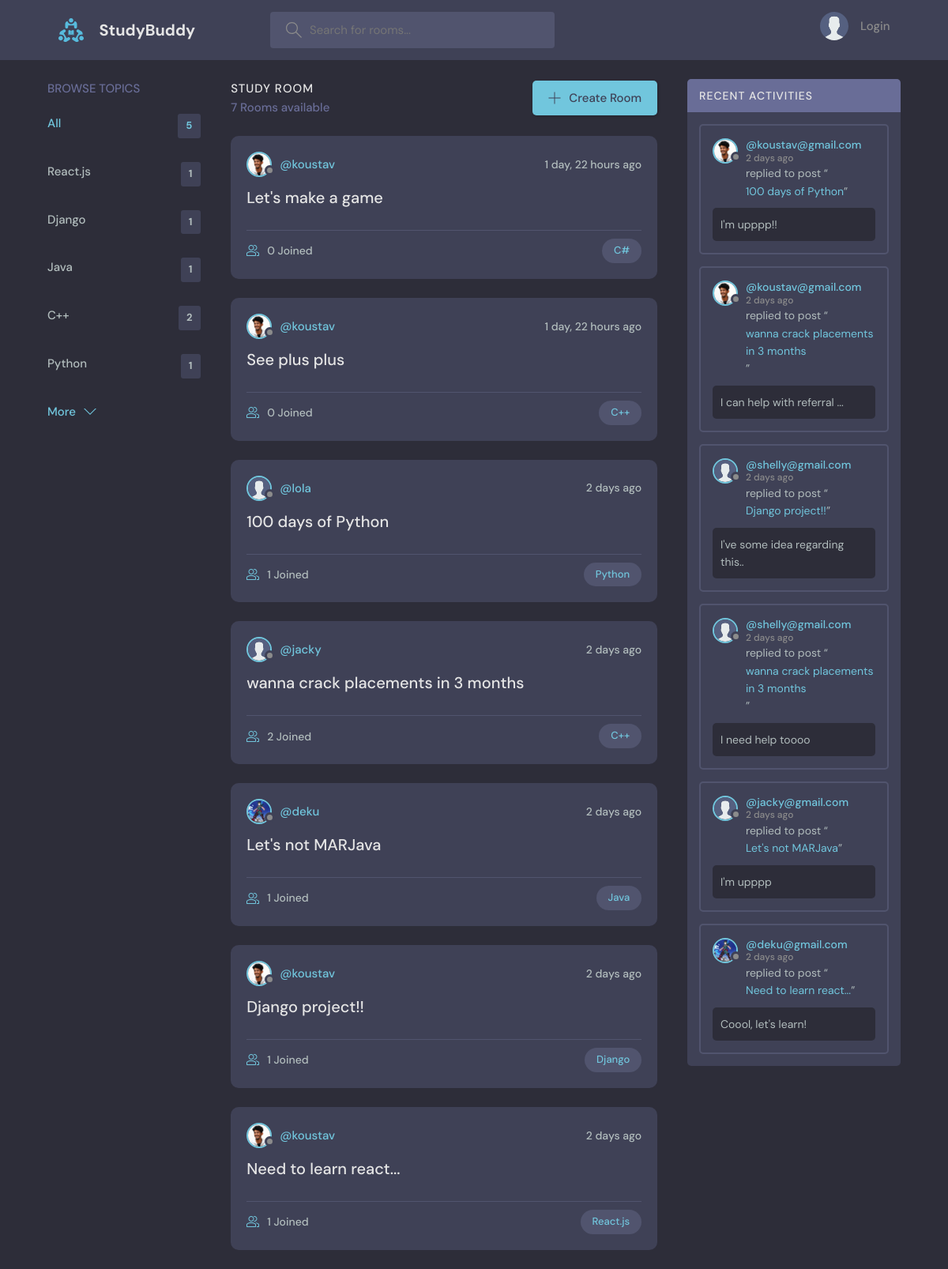
The page / on the database its author committed.
### base/models.py (models this page shows, shortened)
class Topic(models.Model):
    name = models.CharField(max_length=200)

class Room(models.Model):
    host = models.ForeignKey(User, on_delete=models.SET_NULL, null=True)
    topic = models.ForeignKey(Topic, on_delete=models.SET_NULL, null=True)
    '''
    NOTE:
    a topic can have multiple rooms, but a room will only have a single topic.
    if a topic is deleted, we want it to be null. Thus we've used models.SET_NULL.
    So while using models.SET_NULL, we need to add the null=True in code so that the db allows it.
    '''
    '''
    NOTE:
    As we've added the Topic class code above this Room class, we added the Topic name in the .ForeignKey() method
    without any quotes.
    If we had written the same Topic class code beneath the Room class, we had to quote the
    Topic inside the .ForeignKey() method.
    '''
    name = models.CharField(max_length=200)
    description = models.TextField(null=True, blank=True)
    participants = models.ManyToManyField(User, related_name='participants', blank=True)
    updated = models.DateTimeField(auto_now=True)  # this will take a snap of the time whenever this model/table was updated.
    created = models.DateTimeField(auto_now_add=True)
    class Meta:
        ordering = ['-updated', '-created']
    def __str__(self):
        return self.name

class User(AbstractUser):
    name = models.CharField(max_length=200, null=True)
    username = models.CharField(max_length=50, null=False, unique=True)
    email = models.EmailField(unique=True, null=True)
    bio = models.TextField(null=True, blank=True)
    avatar = models.ImageField(null=True, default="avatar.svg")
    USERNAME_FIELD = 'email'
    REQUIRED_FIELDS = []

class Message(models.Model):
    user = models.ForeignKey(User, on_delete=models.CASCADE)
    room = models.ForeignKey(Room, on_delete=models.CASCADE)
    '''
    NOTE:
    here we've created a one=to-many relationship. Where a single Room can have multiple messages.
    For that we need to use this .ForeignKey() method to specify, that Room is the parent model, and
    this mdoel, Message, will show its messages.
    on_delete = models.CASCADE, means that all the messages will be deleted if the parent class(Room) has
    been deleted.
    '''
    body = models.TextField()
    updated = models.DateTimeField(auto_now=True)
    created = models.DateTimeField(auto_now_add=True)
    class Meta:
        ordering = ['-updated', '-created']
    '''
    NOTE:
    when we're adding values, we want to see the newest one as the first one. And for that we made this class.
    we're ordering them by specifying the updated and created in the list. And based on the first item of the list
    ordering will be prioritized. So if we want to see the oldest one as first, we can keep created as first element.

    In the list we've wrote them names with a '-' in front of them.. it makes the order reverse.
    '''

### base/views.py (the view)
# urls.py: path('', views.home, name='home'),
def home(request):
    q = request.GET.get('q') if request.GET.get('q') != None else ''
    '''
    NOTE:
    q = request.GET.get('q') --- this part is to get whatever is passed through  the link.
    now if we only keep this, then while "All" filter is used, none of the rooms will be shown as every room has their specifig tag.
    That's why we added this if-else statement "if request.GET.get('q') != None else ''" --- so that if the filter is "All"
    then all of the rooms will be shown, otherwise based on the filter rooms will be shown.

    Also while using the filter() we gave the argument name as, "topic__name__icontains" === where the __icontains part helps us
    to do a case insensitive search for all records that have the value "Py" in the lastname column, where q = Py.
    So if we have searched like writing only "Py" instead of full "Python", then based on the search it'll match whatever is the closesest
    match to it and show that to us.

    NOTE:
    The "icontains" lookup is used to get records that contains a specified value.

    The "icontains" lookup is case insensitive.

    For a case sensitive search, use the "contains" lookup.
    '''
    rooms = Room.objects.filter(
        Q(topic__name__icontains=q) |
        Q(name__icontains = q) |
        Q(description__icontains = q)
        )
    '''
    NOTE:
    Q() --- this is also a lookup method in django like __icontains.
    Let's say we don't want to search through the topic, instead we want to search with the name,
    then we cannot do that.
    That's why to make the search/filter more dynamic we use the Q() to filter with whaterver value we pass.
    And thus while using Q() we can either use it with multiple filters separately by using "or"
    or we can use "and" to use multiple filters at once.
    '''
    room_count = rooms.count()
    topics = Topic.objects.all()[0:5]
    room_messages = Message.objects.filter(Q(room__topic__name__icontains=q))
    '''
    NOTE:
    Here by doing "Message.objects.all()" --- we're getting all the messages, but we can also use filter here
    to show only our friends messages/ comments. We can do it by using a filter() method.

    UPDATE:
    now the all() is changed to filter() method with the Q-lookup method, which makes it filter the feed based upon the topics
    we choose form the topics bar.

    However we can also filter it to show our friends' messages only.
    '''
    context = {'rooms': rooms, 'topics': topics, "room_count": room_count,
                "room_messages": room_messages}
    return render(request, 'base/home.html', context)

### base/templates/base/home.html (shortened to what this page needs)
{% extends 'main.html' %}
{% block content %}
    <main class="layout layout--3">
      <div class="container">
        {% include 'base/topics_component.html' %}
        <div class="roomList">
          <div class="roomList__header">
            <div>
              <h2>Study Room</h2>
              <p>{{room_count}} Rooms available</p>
            </div>
            <a class="btn btn--main" href="{% url 'create-room' %}">
              <svg version="1.1" xmlns="http://www.w3.org/2000/svg" width="32" height="32" viewBox="0 0 32 32">
                <title>add</title>
                <path
                  d="M16.943 0.943h-1.885v14.115h-14.115v1.885h14.115v14.115h1.885v-14.115h14.115v-1.885h-14.115v-14.115z"
                ></path>
              </svg>
              Create Room
            </a>
          </div>
          {% include 'base/feed_component.html' %}
        </div>
        <div>
        {% include 'base/activity_component.html' %}
        </div>
      </div>
    </main>
{% endblock %}

### base/templates/base/topics_component.html
<div class="topics">
    <div class="topics__header">
      <h2>Browse Topics</h2>
    </div>
    <ul class="topics__list">
      <li>
        <a href="{% url 'home' %}" class="active">All <span>{{topics.count}}</span></a>
      </li>
      {% for topic in topics %}
      <li>
        <a href="{% url 'home' %}?q={{topic.name}}">{{topic.name}}<span>{{topic.room_set.all.count}}</span></a>
      </li>
      {% endfor %}
    </ul>
    <a class="btn btn--link" href="{% url 'topics' %}">
      More
      <svg version="1.1" xmlns="http://www.w3.org/2000/svg" width="32" height="32" viewBox="0 0 32 32">
        <title>chevron-down</title>
        <path d="M16 21l-13-13h-3l16 16 16-16h-3l-13 13z"></path>
      </svg>
    </a>
  </div>

### base/templates/base/feed_component.html (shortened to what this page needs)
{% for room in rooms %}
    <div class="roomListRoom">
        <div class="roomListRoom__header">
        <a href="{% url 'user-profile' room.host.id %}" class="roomListRoom__author">
            <div class="avatar avatar--small">
            <img src="{{room.host.avatar.url}}" />
            </div>
            <span>@{{room.host.username}}</span>
        </a>
        <div class="roomListRoom__actions">
            <span>{{room.created|timesince}} ago</span>
        </div>
        </div>
        <div class="roomListRoom__content">
        <a href="{% url 'room' room.id %}">{{room.name}}</a>
        </div>
        <div class="roomListRoom__meta">
        <a href="{% url 'room' room.id %}" class="roomListRoom__joined">
            {{room.participants.all.count}} Joined
        </a>
        <a href="{% url 'home' %}?q={{room.topic.name}}"><p class="roomListRoom__topic">{{room.topic.name}}</p></a>
        </div>
    </div>
{% endfor %}

### base/templates/base/activity_component.html (shortened to what this page needs)
    <div class="activities">
        <div class="activities__header">
        <h2>Recent Activities</h2>
        </div>
        {% for message in room_messages %}
        <div class="activities__box">
        <div class="activities__boxHeader roomListRoom__header">
            <a href="{% url 'user-profile' message.user.id %}" class="roomListRoom__author">
            <div class="avatar avatar--small">
                <img src="{{message.user.avatar.url}}" />
            </div>
            <p>
                @{{message.user}}
                <span>{{message.created|timesince}} ago</span>
            </p>
            </a>
        </div>
        <div class="activities__boxContent">
            <p>replied to post “<a href="{% url 'room' message.room.id %}">{{message.room}}</a>”</p>
            <div class="activities__boxRoomContent">
                {{message.body}}
            </div>
        </div>
        </div>
        {% endfor %}
    </div>

### rows shown on the page
Topic: name "React.js", room_set.all.count "1"
Topic: name "Django", room_set.all.count "1"
Topic: name "Java", room_set.all.count "1"
Topic: name "C++", room_set.all.count "2"
Topic: name "Python", room_set.all.count "1"
Room: host.avatar (picture), host.username "koustav", created "1 day, 22 hours", name "Let's make a game", participants.all.count "0", topic.name "C#"
Room: host.avatar (picture), host.username "koustav", created "1 day, 22 hours", name "See plus plus", participants.all.count "0", topic.name "C++"
Room: host.avatar (placeholder picture), host.username "lola", created "2 days", name "100 days of Python", participants.all.count "1", topic.name "Python"
Room: host.avatar (placeholder picture), host.username "jacky", created "2 days", name "wanna crack placements in 3 months", participants.all.count "2", topic.name "C++"
Room: host.avatar (picture), host.username "deku", created "2 days", name "Let's not MARJava", participants.all.count "1", topic.name "Java"
Room: host.avatar (picture), host.username "koustav", created "2 days", name "Django project!!", participants.all.count "1", topic.name "Django"
Room: host.avatar (picture), host.username "koustav", created "2 days", name "Need to learn react...", participants.all.count "1", topic.name "React.js"
Message: user.avatar (picture), user "koustav@gmail.com", created "2 days", room "100 days of Python", body "I'm upppp!!"
Message: user.avatar (picture), user "koustav@gmail.com", created "2 days", room "wanna crack placements in 3 months", body "I can help with referral ..."
Message: user.avatar (placeholder picture), user "shelly@gmail.com", created "2 days", room "Django project!!", body "I've some idea regarding this.."
Message: user.avatar (placeholder picture), user "shelly@gmail.com", created "2 days", room "wanna crack placements in 3 months", body "I need help toooo"
Message: user.avatar (placeholder picture), user "jacky@gmail.com", created "2 days", room "Let's not MARJava", body "I'm upppp"
Message: user.avatar (picture), user "deku@gmail.com", created "2 days", room "Need to learn react...", body "Coool, let's learn!"

### other values the page prints
{{ topics.count }} "5"
{{ room_count }} "7"
